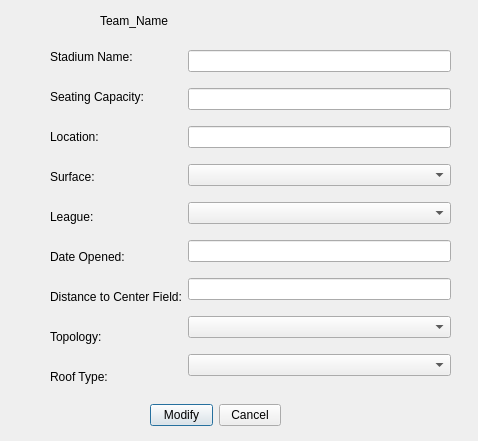
<?xml version="1.0" encoding="UTF-8"?>
<ui version="4.0">
 <class>ModifyStadium</class>
 <widget class="QDialog" name="ModifyStadium">
  <property name="geometry">
   <rect>
    <x>0</x>
    <y>0</y>
    <width>478</width>
    <height>441</height>
   </rect>
  </property>
  <property name="windowTitle">
   <string>Dialog</string>
  </property>
  <property name="styleSheet">
   <string notr="true">QToolTip {
    border: 1px solid #76797C;
    background-color: #5A7566;
    color: white;
    padding: 0px;                /*remove padding, for fix combobox tooltip.*/
    opacity: 200;
}

QWidget {
    background: qlineargradient(x1:0 y1:0, x2:1 y2:0, stop:0 #000000, stop:1 #434343);

    selection-background-color: #3daee9;
    selection-color: #eff0f1;
    background-clip: border;
    border-image: none;
    border: 0px transparent black;
    outline: 0;
color:white;
}
QHBoxLayout {
    background-color:black;
}

QWidget:item:hover {
    background-color: #18465d;
    color: #eff0f1;
}

QWidget:item:selected {
    background-color: #18465d;
}

QCheckBox {
    spacing: 5px;
    outline: none;
    color: #eff0f1;
    margin-bottom: 2px;
}

QCheckBox:disabled {
    color: #76797C;
}

QCheckBox::indicator,
QGroupBox::indicator {
    width: 18px;
    height: 18px;
}

QGroupBox::indicator {
    margin-left: 2px;
}

QCheckBox::indicator:unchecked {
    image: url(:/qss_icons/rc/checkbox_unchecked.png);
}

QCheckBox::indicator:unchecked:hover,
QCheckBox::indicator:unchecked:focus,
QCheckBox::indicator:unchecked:pressed,
QGroupBox::indicator:unchecked:hover,
QGroupBox::indicator:unchecked:focus,
QGroupBox::indicator:unchecked:pressed {
    border: none;
    image: url(:/qss_icons/rc/checkbox_unchecked_focus.png);
}

QCheckBox::indicator:checked {
    image: url(:/qss_icons/rc/checkbox_checked.png);
}

QCheckBox::indicator:checked:hover,
QCheckBox::indicator:checked:focus,
QCheckBox::indicator:checked:pressed,
QGroupBox::indicator:checked:hover,
QGroupBox::indicator:checked:focus,
QGroupBox::indicator:checked:pressed {
    border: none;
    image: url(:/qss_icons/rc/checkbox_checked_focus.png);
}

QCheckBox::indicator:indeterminate {
    image: url(:/qss_icons/rc/checkbox_indeterminate.png);
}

QCheckBox::indicator:indeterminate:focus,
QCheckBox::indicator:indeterminate:hover,
QCheckBox::indicator:indeterminate:pressed {
    image: url(:/qss_icons/rc/checkbox_indeterminate_focus.png);
}

QCheckBox::indicator:checked:disabled,
QGroupBox::indicator:checked:disabled {
    image: url(:/qss_icons/rc/checkbox_checked_disabled.png);
}

QCheckBox::indicator:unchecked:disabled,
QGroupBox::indicator:unchecked:disabled {
    image: url(:/qss_icons/rc/checkbox_unchecked_disabled.png);
}

QRadioButton {
    spacing: 5px;
    outline: none;
    color: #eff0f1;
    margin-bottom: 2px;
}

QRadioButton:disabled {
    color: #76797C;
}

QRadioButton::indicator {
    width: 21px;
    height: 21px;
}

QRadioButton::indicator:unchecked {
    image: url(:/qss_icons/rc/radio_unchecked.png);
}

QRadioButton::indicator:unchecked:hover,
QRadioButton::indicator:unchecked:focus,
QRadioButton::indicator:unchecked:pressed {
    border: none;
    outline: none;
    image: url(:/qss_icons/rc/radio_unchecked_focus.png);
}

QRadioButton::indicator:checked {
    border: none;
    outline: none;
    image: url(:/qss_icons/rc/radio_checked.png);
}

QRadioButton::indicator:checked:hover,
QRadioButton::indicator:checked:focus,
QRadioButton::indicator:checked:pressed {
    border: none;
    outline: none;
    image: url(:/qss_icons/rc/radio_checked_focus.png);
}

QRadioButton::indicator:checked:disabled {
    outline: none;
    image: url(:/qss_icons/rc/radio_checked_disabled.png);
}

QRadioButton::indicator:unchecked:disabled {
    image: url(:/qss_icons/rc/radio_unchecked_disabled.png);
}

QMenuBar {
    background-color: #31363b;
    color: #eff0f1;
}

QMenuBar::item {
    background: transparent;
}

QMenuBar::item:selected {
    background: transparent;
    border: 1px solid #76797C;
}

QMenuBar::item:pressed {
    border: 1px solid #76797C;
    background-color: #3daee9;
    color: #eff0f1;
    margin-bottom: -1px;
    padding-bottom: 1px;
}

QMenu {
    border: 1px solid #76797C;
    color: #eff0f1;
    margin: 2px;
}

QMenu::icon {
    margin: 5px;
}

QMenu::item {
    padding: 5px 30px 5px 30px;
    border: 1px solid transparent;
    /* reserve space for selection border */
}

QMenu::item:selected {
    color: #eff0f1;
}

QMenu::separator {
    height: 2px;
    background: lightblue;
    margin-left: 10px;
    margin-right: 5px;
}

QMenu::indicator {
    width: 18px;
    height: 18px;
}


/* non-exclusive indicator = check box style indicator
   (see QActionGroup::setExclusive) */

QMenu::indicator:non-exclusive:unchecked {
    image: url(:/qss_icons/rc/checkbox_unchecked.png);
}

QMenu::indicator:non-exclusive:unchecked:selected {
    image: url(:/qss_icons/rc/checkbox_unchecked_disabled.png);
}

QMenu::indicator:non-exclusive:checked {
    image: url(:/qss_icons/rc/checkbox_checked.png);
}

QMenu::indicator:non-exclusive:checked:selected {
    image: url(:/qss_icons/rc/checkbox_checked_disabled.png);
}


/* exclusive indicator = radio button style indicator (see QActionGroup::setExclusive) */

QMenu::indicator:exclusive:unchecked {
    image: url(:/qss_icons/rc/radio_unchecked.png);
}

QMenu::indicator:exclusive:unchecked:selected {
    image: url(:/qss_icons/rc/radio_unchecked_disabled.png);
}

QMenu::indicator:exclusive:checked {
    image: url(:/qss_icons/rc/radio_checked.png);
}

QMenu::indicator:exclusive:checked:selected {
    image: url(:/qss_icons/rc/radio_checked_disabled.png);
}

QMenu::right-arrow {
    margin: 5px;
    image: url(:/qss_icons/rc/right_arrow.png)
}

QWidget:disabled {
    color: #454545;
    background-color: #31363b;
}

QAbstractItemView {
    alternate-background-color: #31363b;
    color: #eff0f1;
    border: 1px solid #3A3939;
    border-radius: 2px;
}

QWidget:focus,
QMenuBar:focus {
    border: 1px solid #3daee9;
}

QTabWidget:focus,
QCheckBox:focus,
QRadioButton:focus,
QSlider:focus {
    border: none;
}

QLineEdit {
    background-color: #232629;
    padding: 5px;
    border-style: solid;
    border: 1px solid #76797C;
    border-radius: 2px;
    color: #eff0f1;
}

QAbstractItemView QLineEdit {
    padding: 0;
}

QGroupBox {
    border: 1px solid #76797C;
    border-radius: 2px;
    margin-top: 20px;
}

QGroupBox::title {
    subcontrol-origin: margin;
    subcontrol-position: top center;
    padding-left: 10px;
    padding-right: 10px;
    padding-top: 10px;
}

QAbstractScrollArea {
    border-radius: 2px;
    border: 1px solid #76797C;
    background-color: transparent;
}

QScrollBar:horizontal {
    height: 15px;
    margin: 3px 15px 3px 15px;
    border: 1px transparent #2A2929;
    border-radius: 4px;
    background-color: #2A2929;
}

QScrollBar::handle:horizontal {
    background-color: #605F5F;
    min-width: 5px;
    border-radius: 4px;
}

QScrollBar::add-line:horizontal {
    margin: 0px 3px 0px 3px;
    border-image: url(:/qss_icons/rc/right_arrow_disabled.png);
    width: 10px;
    height: 10px;
    subcontrol-position: right;
    subcontrol-origin: margin;
}

QScrollBar::sub-line:horizontal {
    margin: 0px 3px 0px 3px;
    border-image: url(:/qss_icons/rc/left_arrow_disabled.png);
    height: 10px;
    width: 10px;
    subcontrol-position: left;
    subcontrol-origin: margin;
}

QScrollBar::add-line:horizontal:hover,
QScrollBar::add-line:horizontal:on {
    border-image: url(:/qss_icons/rc/right_arrow.png);
    height: 10px;
    width: 10px;
    subcontrol-position: right;
    subcontrol-origin: margin;
}

QScrollBar::sub-line:horizontal:hover,
QScrollBar::sub-line:horizontal:on {
    border-image: url(:/qss_icons/rc/left_arrow.png);
    height: 10px;
    width: 10px;
    subcontrol-position: left;
    subcontrol-origin: margin;
}

QScrollBar::up-arrow:horizontal,
QScrollBar::down-arrow:horizontal {
    background: none;
}

QScrollBar::add-page:horizontal,
QScrollBar::sub-page:horizontal {
    background: none;
}

QScrollBar:vertical {
    background-color: #2A2929;
    width: 15px;
    margin: 15px 3px 15px 3px;
    border: 1px transparent #2A2929;
    border-radius: 4px;
}

QScrollBar::handle:vertical {
    background-color: #605F5F;
    min-height: 5px;
    border-radius: 4px;
}

QScrollBar::sub-line:vertical {
    margin: 3px 0px 3px 0px;
    border-image: url(:/qss_icons/rc/up_arrow_disabled.png);
    height: 10px;
    width: 10px;
    subcontrol-position: top;
    subcontrol-origin: margin;
}

QScrollBar::add-line:vertical {
    margin: 3px 0px 3px 0px;
    border-image: url(:/qss_icons/rc/down_arrow_disabled.png);
    height: 10px;
    width: 10px;
    subcontrol-position: bottom;
    subcontrol-origin: margin;
}

QScrollBar::sub-line:vertical:hover,
QScrollBar::sub-line:vertical:on {
    border-image: url(:/qss_icons/rc/up_arrow.png);
    height: 10px;
    width: 10px;
    subcontrol-position: top;
    subcontrol-origin: margin;
}

QScrollBar::add-line:vertical:hover,
QScrollBar::add-line:vertical:on {
    border-image: url(:/qss_icons/rc/down_arrow.png);
    height: 10px;
    width: 10px;
    subcontrol-position: bottom;
    subcontrol-origin: margin;
}

QScrollBar::up-arrow:vertical,
QScrollBar::down-arrow:vertical {
    background: none;
}

QScrollBar::add-page:vertical,
QScrollBar::sub-page:vertical {
    background: none;
}

QTextEdit {
    background-color: #232629;
    color: #eff0f1;
    border: 1px solid #76797C;
}

QPlainTextEdit {
    background-color: #232629;
    ;
    color: #eff0f1;
    border-radius: 2px;
    border: 1px solid #76797C;
}

QHeaderView::section {
    background-color: #76797C;
    color: #eff0f1;
    padding: 5px;
    border: 1px solid #76797C;
}

QSizeGrip {
    image: url(:/qss_icons/rc/sizegrip.png);
    width: 12px;
    height: 12px;
}

QMainWindow::separator {
    background-color: #31363b;
    color: white;
    padding-left: 4px;
    spacing: 2px;
    border: 1px dashed #76797C;
}

QMainWindow::separator:hover {
    background-color: #787876;
    color: white;
    padding-left: 4px;
    border: 1px solid #76797C;
    spacing: 2px;
}

QMenu::separator {
    height: 1px;
    background-color: #76797C;
    color: white;
    padding-left: 4px;
    margin-left: 10px;
    margin-right: 5px;
}

QFrame {
    border-radius: 2px;
    border: 1px solid #76797C;
}

QFrame[frameShape=&quot;0&quot;] {
    border-radius: 2px;
    border: 1px transparent #76797C;
}

QStackedWidget {
    border: 1px transparent black;
}

QToolBar {
    border: 1px transparent #393838;
    background: 1px solid #31363b;
    font-weight: bold;
}

QToolBar::handle:horizontal {
    image: url(:/qss_icons/rc/Hmovetoolbar.png);
}

QToolBar::handle:vertical {
    image: url(:/qss_icons/rc/Vmovetoolbar.png);
}

QToolBar::separator:horizontal {
    image: url(:/qss_icons/rc/Hsepartoolbar.png);
}

QToolBar::separator:vertical {
    image: url(:/qss_icons/rc/Vsepartoolbar.png);
}

QToolButton#qt_toolbar_ext_button {
    background: #58595a
}

QPushButton {
    color: white;
    background: qlineargradient(x1:0 y1:0, x2:1 y2:0, stop:0 #333333, stop:1 #dd1818);

    border-width: 1px;
    border-color: rgb(255, 0, 24);
    border-style: solid;
    padding: 5px;
    border-radius: 2px;
    outline: none;
}

QPushButton:pressed {
    background-color: #e65c00;
    padding-top: -15px;
    padding-bottom: -17px;
}

QComboBox {
    selection-background-color: #3daee9;
    border-style: solid;
    border: 1px solid #76797C;
    border-radius: 2px;
    padding: 5px;
    min-width: 75px;
}

QPushButton:checked {
    background-color: #76797C;
    border-color: #6A6969;
}

QComboBox:hover,
QPushButton:hover,
QAbstractSpinBox:hover,
QLineEdit:hover,
QTextEdit:hover,
QPlainTextEdit:hover,
QAbstractView:hover,
QTreeView:hover {
    border: 2px solid yellow;
    color: yellow;
}

QComboBox:on {
    padding-top: 3px;
    padding-left: 4px;
    selection-background-color: rgba(255, 0, 0, 0.5);
}

QComboBox QAbstractItemView {
    background-color: #232629;
    border-radius: 2px;
    border: 1px solid #76797C;
    selection-background-color: #18465d;
}

QComboBox::drop-down {
    subcontrol-origin: padding;
    subcontrol-position: top right;
    width: 15px;
    border-left-width: 0px;
    border-left-color: darkgray;
    border-left-style: solid;
    border-top-right-radius: 3px;
    border-bottom-right-radius: 3px;
}

QComboBox::down-arrow {
    image: url(:/qss_icons/rc/down_arrow_disabled.png);
}

QComboBox::down-arrow:on,
QComboBox::down-arrow:hover,
QComboBox::down-arrow:focus {
    image: url(:/qss_icons/rc/down_arrow.png);
}

QAbstractSpinBox {
    padding: 5px;
    border: 1px solid #76797C;
    background-color: #232629;
    color: #eff0f1;
    border-radius: 2px;
    min-width: 75px;
}

QAbstractSpinBox:up-button {
    background-color: transparent;
    subcontrol-origin: border;
    subcontrol-position: center right;
}

QAbstractSpinBox:down-button {
    background-color: transparent;
    subcontrol-origin: border;
    subcontrol-position: center left;
}

QAbstractSpinBox::up-arrow,
QAbstractSpinBox::up-arrow:disabled,
QAbstractSpinBox::up-arrow:off {
    image: url(:/qss_icons/rc/up_arrow_disabled.png);
    width: 10px;
    height: 10px;
}

QAbstractSpinBox::up-arrow:hover {
    image: url(:/qss_icons/rc/up_arrow.png);
}

QAbstractSpinBox::down-arrow,
QAbstractSpinBox::down-arrow:disabled,
QAbstractSpinBox::down-arrow:off {
    image: url(:/qss_icons/rc/down_arrow_disabled.png);
    width: 10px;
    height: 10px;
}

QAbstractSpinBox::down-arrow:hover {
    image: url(:/qss_icons/rc/down_arrow.png);
}

QLabel {
    border: 0px solid black;
}

QTabWidget {
    border: 0px transparent black;
}

QTabWidget::pane {
    border: 1px solid #76797C;
    padding: 5px;
    margin: 0px;
}

QTabWidget::tab-bar {
    /* left: 5px; move to the right by 5px */
}

QTabBar {
    qproperty-drawBase: 0;
    border-radius: 3px;
}

QTabBar:focus {
    border: 0px transparent black;
}

QTabBar::close-button {
    image: url(:/qss_icons/rc/close.png);
    background: transparent;
}

QTabBar::close-button:hover {
    image: url(:/qss_icons/rc/close-hover.png);
    background: transparent;
}

QTabBar::close-button:pressed {
    image: url(:/qss_icons/rc/close-pressed.png);
    background: transparent;
}


/* TOP TABS */

QTabBar::tab:top {
    color: #eff0f1;
    border: 1px solid #76797C;
    border-bottom: 1px transparent black;
    background-color: #31363b;
    padding: 5px;
    min-width: 50px;
    border-top-left-radius: 2px;
    border-top-right-radius: 2px;
}

QTabBar::tab:top:selected {
    color: #eff0f1;
    background-color: #54575B;
    border: 1px solid #76797C;
    border-bottom: 2px solid #3daee9;
    border-top-left-radius: 2px;
    border-top-right-radius: 2px;
}

QTabBar::tab:top:!selected:hover {
    background-color: #3daee9;
}


/* BOTTOM TABS */

QTabBar::tab:bottom {
    color: #eff0f1;
    border: 1px solid #76797C;
    border-top: 1px transparent black;
    background-color: #31363b;
    padding: 5px;
    border-bottom-left-radius: 2px;
    border-bottom-right-radius: 2px;
    min-width: 50px;
}

QTabBar::tab:bottom:selected {
    color: #eff0f1;
    background-color: #54575B;
    border: 1px solid #76797C;
    border-top: 2px solid #3daee9;
    border-bottom-left-radius: 2px;
    border-bottom-right-radius: 2px;
}

QTabBar::tab:bottom:!selected:hover {
    background-color: #3daee9;
}


/* LEFT TABS */

QTabBar::tab:left {
    color: #eff0f1;
    border: 1px solid #76797C;
    border-left: 1px transparent black;
    background-color: #31363b;
    padding: 5px;
    border-top-right-radius: 2px;
    border-bottom-right-radius: 2px;
    min-height: 50px;
}

QTabBar::tab:left:selected {
    color: #eff0f1;
    background-color: #54575B;
    border: 1px solid #76797C;
    border-left: 2px solid #3daee9;
    border-top-right-radius: 2px;
    border-bottom-right-radius: 2px;
}

QTabBar::tab:left:!selected:hover {
    background-color: #3daee9;
}


/* RIGHT TABS */

QTabBar::tab:right {
    color: #eff0f1;
    border: 1px solid #76797C;
    border-right: 1px transparent black;
    background-color: #31363b;
    padding: 5px;
    border-top-left-radius: 2px;
    border-bottom-left-radius: 2px;
    min-height: 50px;
}

QTabBar::tab:right:selected {
    color: #eff0f1;
    background-color: #54575B;
    border: 1px solid #76797C;
    border-right: 2px solid #3daee9;
    border-top-left-radius: 2px;
    border-bottom-left-radius: 2px;
}

QTabBar::tab:right:!selected:hover {
    background-color: #3daee9;
}

QTabBar QToolButton::right-arrow:enabled {
    image: url(:/qss_icons/rc/right_arrow.png);
}

QTabBar QToolButton::left-arrow:enabled {
    image: url(:/qss_icons/rc/left_arrow.png);
}

QTabBar QToolButton::right-arrow:disabled {
    image: url(:/qss_icons/rc/right_arrow_disabled.png);
}

QTabBar QToolButton::left-arrow:disabled {
    image: url(:/qss_icons/rc/left_arrow_disabled.png);
}

QDockWidget {
    background: #31363b;
    border: 1px solid #403F3F;
    titlebar-close-icon: url(:/qss_icons/rc/close.png);
    titlebar-normal-icon: url(:/qss_icons/rc/undock.png);
}

QDockWidget::close-button,
QDockWidget::float-button {
    border: 1px solid transparent;
    border-radius: 2px;
    background: transparent;
}

QDockWidget::close-button:hover,
QDockWidget::float-button:hover {
    background: rgba(255, 255, 255, 10);
}

QDockWidget::close-button:pressed,
QDockWidget::float-button:pressed {
    padding: 1px -1px -1px 1px;
    background: rgba(255, 255, 255, 10);
}

QTreeView,
QListView {
    border: 1px solid #76797C;
    background-color: #232629;
}

QTreeView:branch:selected,
QTreeView:branch:hover {
    background: url(:/qss_icons/rc/transparent.png);
}

QTreeView::branch:has-siblings:!adjoins-item {
    border-image: url(:/qss_icons/rc/transparent.png);
}

QTreeView::branch:has-siblings:adjoins-item {
    border-image: url(:/qss_icons/rc/transparent.png);
}

QTreeView::branch:!has-children:!has-siblings:adjoins-item {
    border-image: url(:/qss_icons/rc/transparent.png);
}

QTreeView::branch:has-children:!has-siblings:closed,
QTreeView::branch:closed:has-children:has-siblings {
    image: url(:/qss_icons/rc/branch_closed.png);
}

QTreeView::branch:open:has-children:!has-siblings,
QTreeView::branch:open:has-children:has-siblings {
    image: url(:/qss_icons/rc/branch_open.png);
}

QTreeView::branch:has-children:!has-siblings:closed:hover,
QTreeView::branch:closed:has-children:has-siblings:hover {
    image: url(:/qss_icons/rc/branch_closed-on.png);
}

QTreeView::branch:open:has-children:!has-siblings:hover,
QTreeView::branch:open:has-children:has-siblings:hover {
    image: url(:/qss_icons/rc/branch_open-on.png);
}

QListView::item:!selected:hover,
QTreeView::item:!selected:hover {
    background: #18465d;
    outline: 0;
    color: #eff0f1
}

QListView::item:selected:hover,
QTreeView::item:selected:hover {
    background: #287399;
    color: #eff0f1;
}

QTreeView::indicator:checked,
QListView::indicator:checked {
    image: url(:/qss_icons/rc/checkbox_checked.png);
}

QTreeView::indicator:unchecked,
QListView::indicator:unchecked {
    image: url(:/qss_icons/rc/checkbox_unchecked.png);
}

QTreeView::indicator:checked:hover,
QTreeView::indicator:checked:focus,
QTreeView::indicator:checked:pressed,
QListView::indicator:checked:hover,
QListView::indicator:checked:focus,
QListView::indicator:checked:pressed {
    image: url(:/qss_icons/rc/checkbox_checked_focus.png);
}

QTreeView::indicator:unchecked:hover,
QTreeView::indicator:unchecked:focus,
QTreeView::indicator:unchecked:pressed,
QListView::indicator:unchecked:hover,
QListView::indicator:unchecked:focus,
QListView::indicator:unchecked:pressed {
    image: url(:/qss_icons/rc/checkbox_unchecked_focus.png);
}

QSlider::groove:horizontal {
    border: 1px solid #565a5e;
    height: 4px;
    background: #565a5e;
    margin: 0px;
    border-radius: 2px;
}

QSlider::handle:horizontal {
    background: #232629;
    border: 1px solid #565a5e;
    width: 16px;
    height: 16px;
    margin: -8px 0;
    border-radius: 9px;
}

QSlider::groove:vertical {
    border: 1px solid #565a5e;
    width: 4px;
    background: #565a5e;
    margin: 0px;
    border-radius: 3px;
}

QSlider::handle:vertical {
    background: #232629;
    border: 1px solid #565a5e;
    width: 16px;
    height: 16px;
    margin: 0 -8px;
    border-radius: 9px;
}

QToolButton {
    background-color: transparent;
    border: 1px transparent #76797C;
    border-radius: 2px;
    margin: 3px;
    padding: 5px;
}

QToolButton[popupMode=&quot;1&quot;] {
    /* only for MenuButtonPopup */
    padding-right: 20px;
    /* make way for the popup button */
    border: 1px #76797C;
    border-radius: 5px;
}

QToolButton[popupMode=&quot;2&quot;] {
    /* only for InstantPopup */
    padding-right: 10px;
    /* make way for the popup button */
    border: 1px #76797C;
}

QToolButton:hover,
QToolButton::menu-button:hover {
    background-color: transparent;
    border: 1px solid #3daee9;
    padding: 5px;
}

QToolButton:checked,
QToolButton:pressed,
QToolButton::menu-button:pressed {
    background-color: #3daee9;
    border: 1px solid #3daee9;
    padding: 5px;
}


/* the subcontrol below is used only in the InstantPopup or DelayedPopup mode */

QToolButton::menu-indicator {
    image: url(:/qss_icons/rc/down_arrow.png);
    top: -7px;
    left: -2px;
    /* shift it a bit */
}


/* the subcontrols below are used only in the MenuButtonPopup mode */

QToolButton::menu-button {
    border: 1px transparent #76797C;
    border-top-right-radius: 6px;
    border-bottom-right-radius: 6px;
    /* 16px width + 4px for border = 20px allocated above */
    width: 16px;
    outline: none;
}

QToolButton::menu-arrow {
    image: url(:/qss_icons/rc/down_arrow.png);
}

QToolButton::menu-arrow:open {
    border: 1px solid #76797C;
}

QPushButton::menu-indicator {
    subcontrol-origin: padding;
    subcontrol-position: bottom right;
    left: 8px;
}

QTableView {
    border: 1px solid #76797C;
    gridline-color: #31363b;
    background-color: #232629;
}

QTableView,
QHeaderView {
    border-radius: 0px;
}

QTableView::item:pressed,
QListView::item:pressed,
QTreeView::item:pressed {
    background: #18465d;
    color: #eff0f1;
}

QTableView::item:selected:active,
QTreeView::item:selected:active,
QListView::item:selected:active {
    background: #287399;
    color: #eff0f1;
}

QHeaderView {
    background-color: #31363b;
    border: 1px transparent;
    border-radius: 0px;
    margin: 0px;
    padding: 0px;
}

QHeaderView::section {
    background-color: #31363b;
    color: #eff0f1;
    padding: 5px;
    border: 1px solid #76797C;
    border-radius: 0px;
    text-align: center;
}

QHeaderView::section::vertical::first,
QHeaderView::section::vertical::only-one {
    border-top: 1px solid #76797C;
}

QHeaderView::section::vertical {
    border-top: transparent;
}

QHeaderView::section::horizontal::first,
QHeaderView::section::horizontal::only-one {
    border-left: 1px solid #76797C;
}

QHeaderView::section::horizontal {
    border-left: transparent;
}

QHeaderView::section:checked {
    color: white;
    background-color: #334e5e;
}


/* style the sort indicator */

QHeaderView::down-arrow {
    image: url(:/qss_icons/rc/down_arrow.png);
}

QHeaderView::up-arrow {
    image: url(:/qss_icons/rc/up_arrow.png);
}

QTableCornerButton::section {
    background-color: #31363b;
    border: 1px transparent #76797C;
    border-radius: 0px;
}

QToolBox {
    padding: 5px;
    border: 1px transparent black;
}

QToolBox::tab {
    color: #eff0f1;
    background-color: #31363b;
    border: 1px solid #76797C;
    border-bottom: 1px transparent #31363b;
    border-top-left-radius: 5px;
    border-top-right-radius: 5px;
}

QToolBox::tab:selected {
    /* italicize selected tabs */
    font: italic;
    background-color: #31363b;
    border-color: #3daee9;
}

QStatusBar::item {
    border: 0px transparent dark;
}

QFrame[height=&quot;3&quot;],
QFrame[width=&quot;3&quot;] {
    background-color: #76797C;
}

QSplitter::handle {
    border: 1px dashed #76797C;
}

QSplitter::handle:hover {
    background-color: #787876;
    border: 1px solid #76797C;
}

QSplitter::handle:horizontal {
    width: 1px;
}

QSplitter::handle:vertical {
    height: 1px;
}

QProgressBar {
    border: 1px solid #76797C;
    border-radius: 5px;
    text-align: center;
}

QProgressBar::chunk {
    background-color: #05B8CC;
}

QDateEdit {
    selection-background-color: #3daee9;
    border-style: solid;
    border: 1px solid #3375A3;
    border-radius: 2px;
    padding: 1px;
    min-width: 75px;
}

QDateEdit:on {
    padding-top: 3px;
    padding-left: 4px;
    selection-background-color: rgba(255, 0, 0, 0.5)
}

QDateEdit QAbstractItemView {
    background-color: #232629;
    border-radius: 2px;
    border: 1px solid #3375A3;
    selection-background-color: #3daee9;
}

QDateEdit::drop-down {
    subcontrol-origin: padding;
    subcontrol-position: top right;
    width: 15px;
    border-left-width: 0px;
    border-left-color: darkgray;
    border-left-style: solid;
    border-top-right-radius: 3px;
    border-bottom-right-radius: 3px;
}

QDateEdit::down-arrow {
    image: url(:/qss_icons/rc/down_arrow_disabled.png);
}

QDateEdit::down-arrow:on,
QDateEdit::down-arrow:hover,
QDateEdit::down-arrow:focus {
    image: url(:/qss_icons/rc/down_arrow.png);
}
</string>
  </property>
  <widget class="QLabel" name="team_name">
   <property name="geometry">
    <rect>
     <x>100</x>
     <y>10</y>
     <width>251</width>
     <height>21</height>
    </rect>
   </property>
   <property name="text">
    <string>Team_Name</string>
   </property>
  </widget>
  <widget class="QWidget" name="layoutWidget">
   <property name="geometry">
    <rect>
     <x>50</x>
     <y>40</y>
     <width>401</width>
     <height>354</height>
    </rect>
   </property>
   <layout class="QHBoxLayout" name="horizontalLayout">
    <item>
     <layout class="QVBoxLayout" name="verticalLayout">
      <item>
       <widget class="QLabel" name="sName">
        <property name="text">
         <string>Stadium Name:</string>
        </property>
       </widget>
      </item>
      <item>
       <widget class="QLabel" name="cap">
        <property name="text">
         <string>Seating Capacity:</string>
        </property>
       </widget>
      </item>
      <item>
       <widget class="QLabel" name="location">
        <property name="text">
         <string>Location:</string>
        </property>
       </widget>
      </item>
      <item>
       <widget class="QLabel" name="surface">
        <property name="text">
         <string>Surface:</string>
        </property>
       </widget>
      </item>
      <item>
       <widget class="QLabel" name="league">
        <property name="text">
         <string>League:</string>
        </property>
       </widget>
      </item>
      <item>
       <widget class="QLabel" name="dopen">
        <property name="text">
         <string>Date Opened:</string>
        </property>
       </widget>
      </item>
      <item>
       <widget class="QLabel" name="distance">
        <property name="text">
         <string>Distance to Center Field:</string>
        </property>
       </widget>
      </item>
      <item>
       <widget class="QLabel" name="topology">
        <property name="text">
         <string>Topology:</string>
        </property>
       </widget>
      </item>
      <item>
       <widget class="QLabel" name="roof">
        <property name="text">
         <string>Roof Type:</string>
        </property>
       </widget>
      </item>
     </layout>
    </item>
    <item>
     <layout class="QVBoxLayout" name="verticalLayout_2">
      <item>
       <widget class="QLineEdit" name="NameEdit">
        <property name="maxLength">
         <number>50</number>
        </property>
       </widget>
      </item>
      <item>
       <widget class="QLineEdit" name="SeatingEdit">
        <property name="inputMask">
         <string>999999</string>
        </property>
        <property name="maxLength">
         <number>6</number>
        </property>
       </widget>
      </item>
      <item>
       <widget class="QLineEdit" name="LocationEdit">
        <property name="maxLength">
         <number>50</number>
        </property>
       </widget>
      </item>
      <item>
       <widget class="QComboBox" name="SurfaceBox"/>
      </item>
      <item>
       <widget class="QComboBox" name="LeagueBox"/>
      </item>
      <item>
       <widget class="QLineEdit" name="dateEdit">
        <property name="inputMask">
         <string>9999</string>
        </property>
        <property name="maxLength">
         <number>4</number>
        </property>
       </widget>
      </item>
      <item>
       <widget class="QLineEdit" name="DistanceEdit">
        <property name="inputMask">
         <string>999</string>
        </property>
        <property name="maxLength">
         <number>3</number>
        </property>
        <property name="clearButtonEnabled">
         <bool>false</bool>
        </property>
       </widget>
      </item>
      <item>
       <widget class="QComboBox" name="TopologyBox"/>
      </item>
      <item>
       <widget class="QComboBox" name="RoofBox"/>
      </item>
     </layout>
    </item>
   </layout>
  </widget>
  <widget class="QWidget" name="layoutWidget">
   <property name="geometry">
    <rect>
     <x>150</x>
     <y>400</y>
     <width>131</width>
     <height>30</height>
    </rect>
   </property>
   <layout class="QHBoxLayout" name="horizontalLayout_2">
    <item>
     <widget class="QPushButton" name="Modify_Button">
      <property name="text">
       <string>Modify</string>
      </property>
     </widget>
    </item>
    <item>
     <widget class="QPushButton" name="pushButton_2">
      <property name="text">
       <string>Cancel</string>
      </property>
     </widget>
    </item>
   </layout>
  </widget>
 </widget>
 <resources/>
 <connections/>
</ui>
